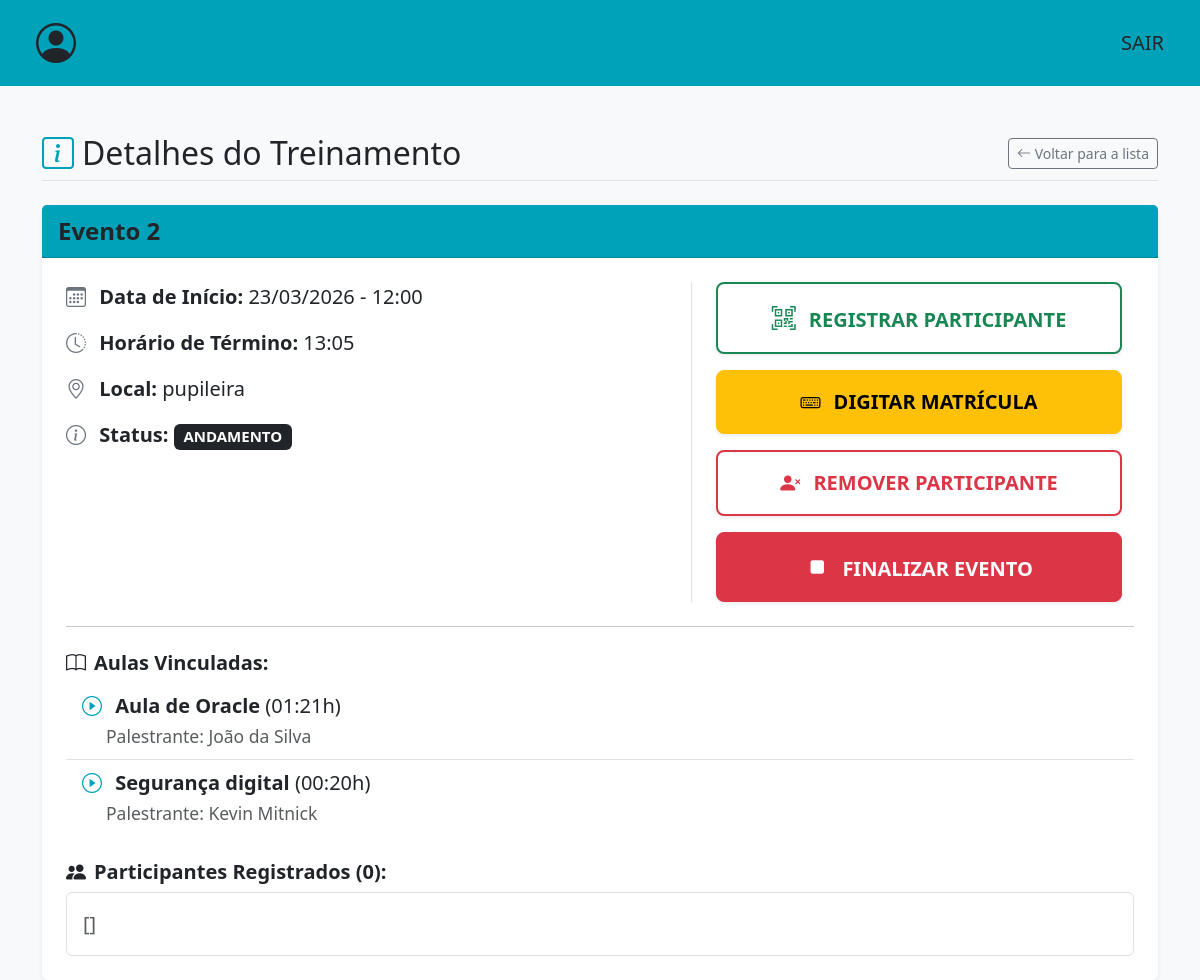
The page /conferir-treinamento/45/ (signed in) on the database its author committed.
### events/models.py (models this page shows, shortened)
class Treinamento(models.Model):
    opcoes_local = [
        ("AUDITORIO HSI","hsi"),
        ("AUDITORIO ADM CENTRAL","pupileira"),
    ]
    opcoes_status = [
        ("FINALIZADO","finalizado"),
        ("CANCELADO","cancelado"),
        ("MARCADO","marcado"),
        ("ANDAMENTO","andamento")
    ]
    nm_evento = models.CharField(max_length=100)
    data = models.DateTimeField()
    local = models.CharField(max_length=50,choices=opcoes_local)
    status = models.CharField(max_length=50,choices=opcoes_status)
    participantes = models.JSONField(default=list,blank=True)
    aulas = models.ManyToManyField(Aula, related_name='aulas')
    horario_final = models.TimeField(null=True,blank=True)

class Aula(models.Model):
    nm_aula = models.CharField(max_length=150)
    descricao = models.CharField(max_length=200)
    palestrante = models.CharField(max_length=100)
    carga_horaria = models.TimeField(null=False)

### events/views.py (the view)
# urls.py: path('conferir-treinamento/<int:treinamento_id>/',conferir_treinamento,name='conferir-treinamento'),
@login_required(login_url='/login')
def conferir_treinamento(request,treinamento_id):
    treinamento = Treinamento.objects.get(id=treinamento_id)
    return render(request,'events/conferir-treinamento.html',{'treinamento':treinamento})

### templates/events/conferir-treinamento.html (shortened to what this page needs)
<!DOCTYPE html>
<html lang="pt-br">
<head>
    <link href="https://cdn.jsdelivr.net/npm/bootstrap@5.3.2/dist/css/bootstrap.min.css" rel="stylesheet">
    <link href="https://cdn.jsdelivr.net/npm/bootstrap-icons@1.11.1/font/bootstrap-icons.css" rel="stylesheet">
</head>
<body class="bg-light">
    {% include 'partials/navbar.html' %}
    <div class="container mt-5">
        <div class="d-flex justify-content-between align-items-center mb-4 border-bottom pb-2">
            <h2 class="m-0"><i class="bi bi-info-square text-custom-teal me-2"></i>Detalhes do Treinamento</h2>
            <a href="{% url 'listar-eventos-marcados' %}" class="btn btn-outline-secondary btn-sm">
                <i class="bi bi-arrow-left"></i> Voltar para a lista
            </a>
        </div>
        <div class="card shadow-sm border-0">
            <div class="card-header bg-custom-teal text-dark fw-bold fs-4">
                {{ treinamento.nm_evento }}
            </div>
            <div class="card-body fs-5 p-4">
                <div class="row">
                    <div class="col-md-7">
                        <p><i class="bi bi-calendar3 text-secondary me-2"></i> <strong>Data de Início:</strong> {{ treinamento.data|date:"d/m/Y - H:i" }}</p>
                        <p><i class="bi bi-clock-history text-secondary me-2"></i> <strong>Horário de Término:</strong> {{ treinamento.horario_final|time:"H:i"|default:"Não informado" }}</p>
                        <p><i class="bi bi-geo-alt text-secondary me-2"></i> <strong>Local:</strong> {{ treinamento.get_local_display }}</p>
                        <p><i class="bi bi-info-circle text-secondary me-2"></i> <strong>Status:</strong>
                            <span class="badge bg-dark">{{ treinamento.get_status_display|upper }}</span>
                        </p>
                    </div>
                    <div class="col-md-5 d-flex flex-column justify-content-center gap-3 border-start px-4">
                        {% if treinamento.status == 'MARCADO' %}
                            <button type="button" class="btn btn-success btn-lg fw-bold shadow-sm py-3 w-100" data-bs-toggle="modal" data-bs-target="#iniciarModal">
                                <i class="bi bi-play-fill fs-4 me-2"></i> INICIAR EVENTO
                            </button>
                            <a href="{% url 'editar-treinamento' treinamento.id %}" class="btn btn-primary btn-lg fw-bold shadow-sm py-3 w-100">
                                <i class="bi bi-pencil-square fs-4 me-2"></i> EDITAR EVENTO
                            </a>
                            <button type="button" class="btn btn-danger btn-lg fw-bold shadow-sm py-3 w-100" data-bs-toggle="modal" data-bs-target="#cancelarModal">
                                <i class="bi bi-x-circle-fill fs-4 me-2"></i> CANCELAR EVENTO
                            </button>
                        {% elif treinamento.status == 'ANDAMENTO' %}
                            <button type="button" class="btn btn-outline-success border-2 btn-lg fw-bold shadow-sm py-3 w-100" data-bs-toggle="modal" data-bs-target="#qrModal">
                                <i class="bi bi-qr-code-scan fs-4 me-2"></i> REGISTRAR PARTICIPANTE
                            </button>
                            <button type="button" class="btn btn-warning btn-lg fw-bold shadow-sm py-3 w-100" data-bs-toggle="modal" data-bs-target="#manualModal">
                                <i class="bi bi-keyboard me-2"></i> DIGITAR MATRÍCULA
                            </button>
                            <button type="button" class="btn btn-outline-danger border-2 btn-lg fw-bold shadow-sm py-3 w-100" data-bs-toggle="modal" data-bs-target="#removerParticipanteModal">
                                <i class="bi bi-person-x-fill me-2"></i> REMOVER PARTICIPANTE
                            </button>
                            <button type="button" class="btn btn-danger btn-lg fw-bold shadow-sm py-3 w-100" data-bs-toggle="modal" data-bs-target="#finalizarModal">
                                <i class="bi bi-stop-fill fs-4 me-2"></i> FINALIZAR EVENTO
                            </button>
                        {% endif %}
                    </div>
                </div>
                <hr class="my-4">
                <h5 class="fw-bold"><i class="bi bi-book me-2"></i>Aulas Vinculadas:</h5>
                <ul class="list-group list-group-flush mb-4">
                    {% for aula in treinamento.aulas.all %}
                        <li class="list-group-item bg-transparent">
                            <i class="bi bi-play-circle text-custom-teal me-2"></i>
                            <strong>{{ aula.nm_aula }}</strong> ({{ aula.carga_horaria }}h) <br>
                            <small class="text-muted ms-4">Palestrante: {{ aula.palestrante }}</small>
                        </li>
                    {% empty %}
                        <li class="list-group-item bg-transparent text-danger">Nenhuma aula vinculada a este evento.</li>
                    {% endfor %}
                </ul>
                <h5 class="fw-bold"><i class="bi bi-people-fill me-2"></i>Participantes Registrados ({{ treinamento.participantes|length }}):</h5>
                <div class="bg-white border rounded p-3 text-muted">
                    {{ treinamento.participantes }}
                </div>
            </div>
        </div>
    </div>
</body>
</html>

### templates/events/conferir-treinamento.html (style rules this page uses)
.bg-custom-teal { background-color: #00a2b9; }
.text-custom-teal { color: #00a2b9; }

### rows shown on the page
Treinamento: nm_evento "Evento 2", data "23/03/2026 - 12:00", horario_final "13:05", local "pupileira", status "ANDAMENTO", participantes|length "0", participantes "[]"
Aula: nm_aula "Aula de Oracle", carga_horaria "01:21", palestrante "João da Silva"
Aula: nm_aula "Segurança digital", carga_horaria "00:20", palestrante "Kevin Mitnick"
